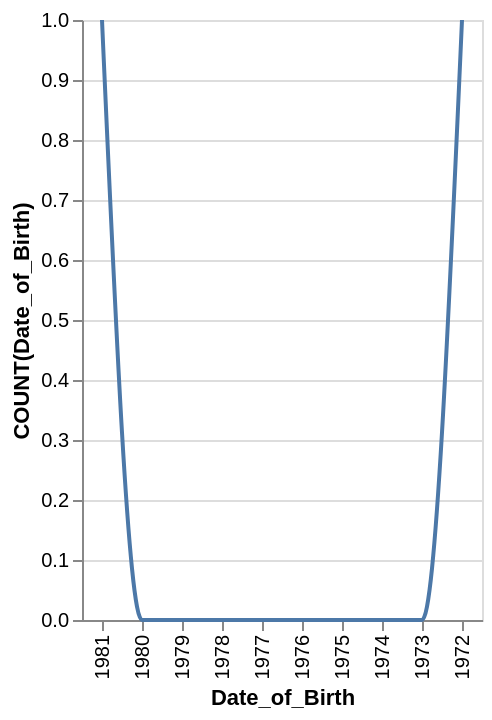

This figure's Vega-Lite source:
### Vega-Lite specification from a JSON file in a GitHub repository (floating-point values rounded to 4 significant figures)
{"data": {"values": [{"x_data": "1981", "y_data": 1}, {"x_data": "1980", "y_data": 0}, {"x_data": "1979", "y_data": 0}, {"x_data": "1978", "y_data": 0}, {"x_data": "1977", "y_data": 0}, {"x_data": "1976", "y_data": 0}, {"x_data": "1975", "y_data": 0}, {"x_data": "1974", "y_data": 0}, {"x_data": "1973", "y_data": 0}, {"x_data": "1972", "y_data": 1}]}, "mark": {"type": "line", "interpolate": "monotone"}, "encoding": {"x": {"field": "x_data", "type": "nominal", "title": "Date_of_Birth", "sort": "descending"}, "y": {"field": "y_data", "type": "quantitative", "title": "COUNT(Date_of_Birth)"}}}
